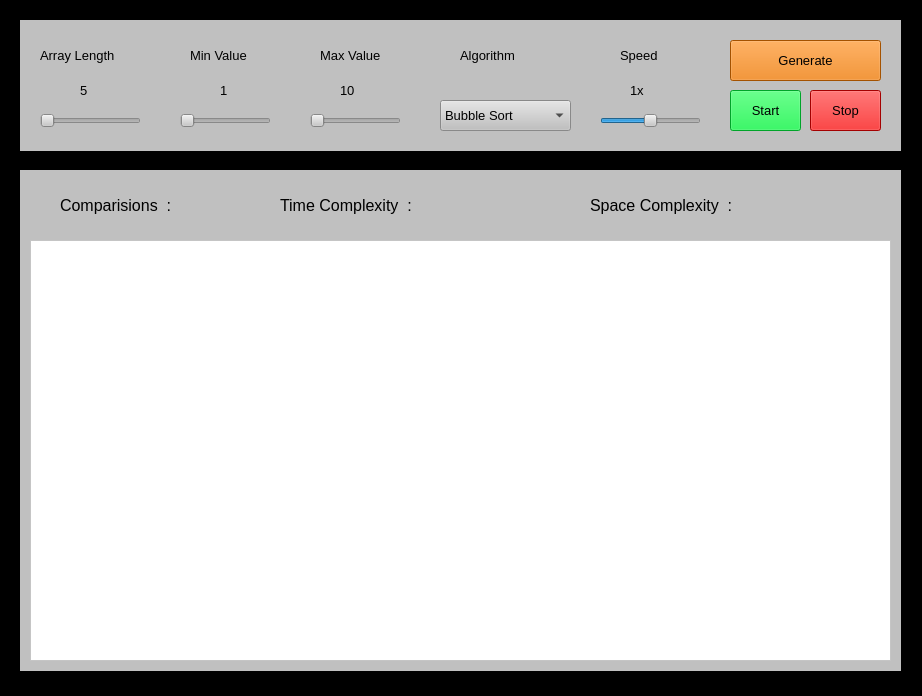
<?xml version="1.0" encoding="UTF-8"?>
<ui version="4.0">
 <class>MainWindow</class>
 <widget class="QMainWindow" name="MainWindow">
  <property name="geometry">
   <rect>
    <x>0</x>
    <y>0</y>
    <width>922</width>
    <height>696</height>
   </rect>
  </property>
  <property name="windowTitle">
   <string>MainWindow</string>
  </property>
  <property name="styleSheet">
   <string notr="true">background:black</string>
  </property>
  <widget class="QWidget" name="centralwidget">
   <widget class="QWidget" name="widget" native="true">
    <property name="geometry">
     <rect>
      <x>20</x>
      <y>20</y>
      <width>881</width>
      <height>131</height>
     </rect>
    </property>
    <property name="styleSheet">
     <string notr="true">background:silver</string>
    </property>
    <widget class="QLabel" name="label_3">
     <property name="geometry">
      <rect>
       <x>20</x>
       <y>20</y>
       <width>111</width>
       <height>31</height>
      </rect>
     </property>
     <property name="font">
      <font>
       <pointsize>10</pointsize>
      </font>
     </property>
     <property name="text">
      <string>Array Length</string>
     </property>
    </widget>
    <widget class="QSlider" name="lenslider">
     <property name="geometry">
      <rect>
       <x>20</x>
       <y>90</y>
       <width>101</width>
       <height>21</height>
      </rect>
     </property>
     <property name="cursor">
      <cursorShape>PointingHandCursor</cursorShape>
     </property>
     <property name="minimum">
      <number>5</number>
     </property>
     <property name="maximum">
      <number>20</number>
     </property>
     <property name="orientation">
      <enum>Qt::Horizontal</enum>
     </property>
    </widget>
    <widget class="QSlider" name="minslider">
     <property name="geometry">
      <rect>
       <x>160</x>
       <y>90</y>
       <width>91</width>
       <height>21</height>
      </rect>
     </property>
     <property name="cursor">
      <cursorShape>PointingHandCursor</cursorShape>
     </property>
     <property name="minimum">
      <number>1</number>
     </property>
     <property name="maximum">
      <number>10</number>
     </property>
     <property name="orientation">
      <enum>Qt::Horizontal</enum>
     </property>
    </widget>
    <widget class="QLabel" name="label_4">
     <property name="geometry">
      <rect>
       <x>170</x>
       <y>20</y>
       <width>91</width>
       <height>31</height>
      </rect>
     </property>
     <property name="font">
      <font>
       <pointsize>10</pointsize>
      </font>
     </property>
     <property name="text">
      <string>Min Value</string>
     </property>
    </widget>
    <widget class="QSlider" name="maxslider">
     <property name="geometry">
      <rect>
       <x>290</x>
       <y>90</y>
       <width>91</width>
       <height>21</height>
      </rect>
     </property>
     <property name="cursor">
      <cursorShape>PointingHandCursor</cursorShape>
     </property>
     <property name="minimum">
      <number>10</number>
     </property>
     <property name="maximum">
      <number>20</number>
     </property>
     <property name="orientation">
      <enum>Qt::Horizontal</enum>
     </property>
    </widget>
    <widget class="QLabel" name="label_5">
     <property name="geometry">
      <rect>
       <x>300</x>
       <y>20</y>
       <width>91</width>
       <height>31</height>
      </rect>
     </property>
     <property name="font">
      <font>
       <pointsize>10</pointsize>
      </font>
     </property>
     <property name="text">
      <string>Max Value</string>
     </property>
    </widget>
    <widget class="QComboBox" name="algorithm">
     <property name="geometry">
      <rect>
       <x>420</x>
       <y>80</y>
       <width>131</width>
       <height>31</height>
      </rect>
     </property>
     <property name="font">
      <font>
       <pointsize>10</pointsize>
      </font>
     </property>
     <property name="cursor">
      <cursorShape>PointingHandCursor</cursorShape>
     </property>
     <property name="placeholderText">
      <string/>
     </property>
     <item>
      <property name="text">
       <string>Bubble Sort</string>
      </property>
     </item>
     <item>
      <property name="text">
       <string>Insertion Sort</string>
      </property>
     </item>
     <item>
      <property name="text">
       <string>Selection Sort</string>
      </property>
     </item>
     <item>
      <property name="text">
       <string>Merge Sort</string>
      </property>
     </item>
     <item>
      <property name="text">
       <string>Quick Sort</string>
      </property>
     </item>
    </widget>
    <widget class="QLabel" name="label_6">
     <property name="geometry">
      <rect>
       <x>440</x>
       <y>20</y>
       <width>91</width>
       <height>31</height>
      </rect>
     </property>
     <property name="font">
      <font>
       <pointsize>10</pointsize>
      </font>
     </property>
     <property name="text">
      <string>Algorithm</string>
     </property>
    </widget>
    <widget class="QLabel" name="label_7">
     <property name="geometry">
      <rect>
       <x>600</x>
       <y>20</y>
       <width>61</width>
       <height>31</height>
      </rect>
     </property>
     <property name="font">
      <font>
       <pointsize>10</pointsize>
      </font>
     </property>
     <property name="text">
      <string>Speed</string>
     </property>
    </widget>
    <widget class="QSlider" name="speedslider">
     <property name="geometry">
      <rect>
       <x>580</x>
       <y>90</y>
       <width>101</width>
       <height>21</height>
      </rect>
     </property>
     <property name="cursor">
      <cursorShape>PointingHandCursor</cursorShape>
     </property>
     <property name="maximum">
      <number>6</number>
     </property>
     <property name="pageStep">
      <number>10</number>
     </property>
     <property name="sliderPosition">
      <number>3</number>
     </property>
     <property name="orientation">
      <enum>Qt::Horizontal</enum>
     </property>
    </widget>
    <widget class="QPushButton" name="generate">
     <property name="geometry">
      <rect>
       <x>710</x>
       <y>20</y>
       <width>151</width>
       <height>41</height>
      </rect>
     </property>
     <property name="font">
      <font>
       <pointsize>10</pointsize>
      </font>
     </property>
     <property name="cursor">
      <cursorShape>PointingHandCursor</cursorShape>
     </property>
     <property name="styleSheet">
      <string notr="true">QPushButton
{
 background:#e67300;
}
QPushButton::hover
{
 background: #cc6600;
}</string>
     </property>
     <property name="text">
      <string>Generate</string>
     </property>
    </widget>
    <widget class="QPushButton" name="start">
     <property name="geometry">
      <rect>
       <x>710</x>
       <y>70</y>
       <width>71</width>
       <height>41</height>
      </rect>
     </property>
     <property name="font">
      <font>
       <pointsize>10</pointsize>
      </font>
     </property>
     <property name="cursor">
      <cursorShape>PointingHandCursor</cursorShape>
     </property>
     <property name="styleSheet">
      <string notr="true">QPushButton
{
  background:#00e639;
}
QPushButton::hover
{
  background: #00cc33;
}</string>
     </property>
     <property name="text">
      <string>Start</string>
     </property>
    </widget>
    <widget class="QPushButton" name="stop">
     <property name="geometry">
      <rect>
       <x>790</x>
       <y>70</y>
       <width>71</width>
       <height>41</height>
      </rect>
     </property>
     <property name="font">
      <font>
       <pointsize>10</pointsize>
      </font>
     </property>
     <property name="cursor">
      <cursorShape>PointingHandCursor</cursorShape>
     </property>
     <property name="styleSheet">
      <string notr="true">QPushButton
{
 background:#e60000;
}
.QPushButton::hover
{
  background:#cc0000;
}</string>
     </property>
     <property name="text">
      <string>Stop</string>
     </property>
    </widget>
    <widget class="QLabel" name="lenval">
     <property name="geometry">
      <rect>
       <x>60</x>
       <y>60</y>
       <width>41</width>
       <height>21</height>
      </rect>
     </property>
     <property name="font">
      <font>
       <pointsize>10</pointsize>
      </font>
     </property>
     <property name="text">
      <string>5</string>
     </property>
    </widget>
    <widget class="QLabel" name="minval">
     <property name="geometry">
      <rect>
       <x>200</x>
       <y>60</y>
       <width>41</width>
       <height>21</height>
      </rect>
     </property>
     <property name="font">
      <font>
       <pointsize>10</pointsize>
      </font>
     </property>
     <property name="text">
      <string>1</string>
     </property>
    </widget>
    <widget class="QLabel" name="maxval">
     <property name="geometry">
      <rect>
       <x>320</x>
       <y>60</y>
       <width>41</width>
       <height>21</height>
      </rect>
     </property>
     <property name="font">
      <font>
       <pointsize>10</pointsize>
      </font>
     </property>
     <property name="text">
      <string>10</string>
     </property>
    </widget>
    <widget class="QLabel" name="speedval">
     <property name="geometry">
      <rect>
       <x>610</x>
       <y>60</y>
       <width>61</width>
       <height>21</height>
      </rect>
     </property>
     <property name="font">
      <font>
       <pointsize>10</pointsize>
      </font>
     </property>
     <property name="text">
      <string>1x</string>
     </property>
    </widget>
   </widget>
   <widget class="QWidget" name="widget_2" native="true">
    <property name="geometry">
     <rect>
      <x>20</x>
      <y>170</y>
      <width>881</width>
      <height>501</height>
     </rect>
    </property>
    <property name="styleSheet">
     <string notr="true">background:silver</string>
    </property>
    <widget class="QLabel" name="label">
     <property name="geometry">
      <rect>
       <x>260</x>
       <y>20</y>
       <width>181</width>
       <height>31</height>
      </rect>
     </property>
     <property name="font">
      <font>
       <pointsize>12</pointsize>
      </font>
     </property>
     <property name="text">
      <string>Time Complexity  : </string>
     </property>
    </widget>
    <widget class="QLabel" name="label_2">
     <property name="geometry">
      <rect>
       <x>570</x>
       <y>20</y>
       <width>191</width>
       <height>31</height>
      </rect>
     </property>
     <property name="font">
      <font>
       <pointsize>12</pointsize>
      </font>
     </property>
     <property name="text">
      <string>Space Complexity  : </string>
     </property>
    </widget>
    <widget class="QLabel" name="tmcomp">
     <property name="geometry">
      <rect>
       <x>440</x>
       <y>20</y>
       <width>101</width>
       <height>31</height>
      </rect>
     </property>
     <property name="font">
      <font>
       <pointsize>12</pointsize>
      </font>
     </property>
     <property name="styleSheet">
      <string notr="true">color:blue;</string>
     </property>
     <property name="text">
      <string/>
     </property>
    </widget>
    <widget class="QLabel" name="spcomp">
     <property name="geometry">
      <rect>
       <x>760</x>
       <y>20</y>
       <width>101</width>
       <height>31</height>
      </rect>
     </property>
     <property name="font">
      <font>
       <pointsize>12</pointsize>
      </font>
     </property>
     <property name="styleSheet">
      <string notr="true">color:blue;</string>
     </property>
     <property name="text">
      <string/>
     </property>
    </widget>
    <widget class="QLabel" name="label_8">
     <property name="geometry">
      <rect>
       <x>40</x>
       <y>20</y>
       <width>181</width>
       <height>31</height>
      </rect>
     </property>
     <property name="font">
      <font>
       <pointsize>12</pointsize>
      </font>
     </property>
     <property name="text">
      <string>Comparisions  : </string>
     </property>
    </widget>
    <widget class="QLabel" name="comparisions">
     <property name="geometry">
      <rect>
       <x>190</x>
       <y>20</y>
       <width>55</width>
       <height>31</height>
      </rect>
     </property>
     <property name="font">
      <font>
       <pointsize>12</pointsize>
      </font>
     </property>
     <property name="styleSheet">
      <string notr="true">color:red;</string>
     </property>
     <property name="text">
      <string/>
     </property>
    </widget>
    <widget class="QGraphicsView" name="graphicsView">
     <property name="geometry">
      <rect>
       <x>10</x>
       <y>70</y>
       <width>861</width>
       <height>421</height>
      </rect>
     </property>
     <property name="styleSheet">
      <string notr="true">background:white;</string>
     </property>
     <property name="verticalScrollBarPolicy">
      <enum>Qt::ScrollBarAlwaysOff</enum>
     </property>
     <property name="horizontalScrollBarPolicy">
      <enum>Qt::ScrollBarAlwaysOff</enum>
     </property>
     <property name="viewportUpdateMode">
      <enum>QGraphicsView::NoViewportUpdate</enum>
     </property>
    </widget>
   </widget>
  </widget>
  <widget class="QStatusBar" name="statusbar"/>
 </widget>
 <resources/>
 <connections/>
</ui>
